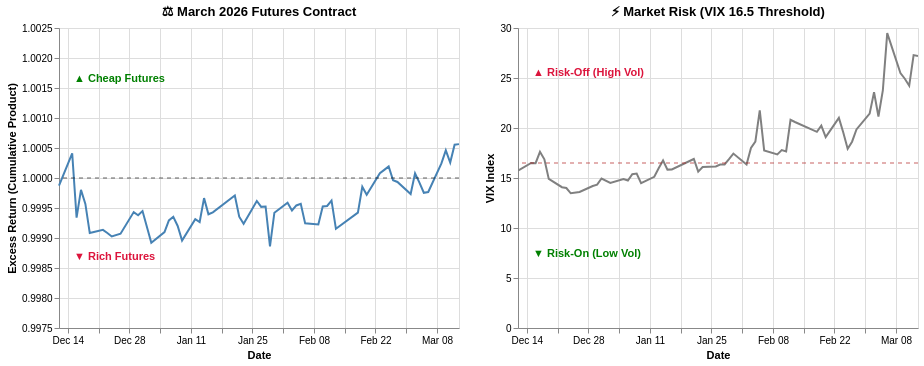

The cell this chart's notebook holds for it:
### Markdown cell above
### 🌪️ The March 2026 Contract: A Dramatic Regime Shift

**What are we observing?**
The March 2026 contract presents a stark tale of two completely different market regimes. Throughout late December and January, the VIX remained suppressed below the 16.5 threshold in a clear "Risk-On" environment. During this period of calm, the cumulative excess return actually dragged below the baseline into "Rich Futures" territory, bottoming out near 0.9990. However, as we move into late February and March, the VIX violently explodes toward 30. In exact tandem with this volatility spike, the cumulative excess return rapidly reverses course, crossing back over the 1.0 baseline and climbing into "Cheap Futures" territory to peak near 1.0005.

### Code cell
# Results March 2026 contract: Dec 12, 2025-Mar. 12, 2026
mar_graph=create_arb_vix(start='2025-12-12',end='2026-03-13')
display(plot_contract_arb_band(mar_graph,'March 2026 Futures Contract',return_domain=[0.9975, 1.0025]))

### Figure 1 — Vega-Lite specification as saved in the notebook (floating-point values rounded to 4 significant figures)
{"config": {"view": {"continuousWidth": 300, "continuousHeight": 300}}, "hconcat": [{"layer": [{"data": {"name": "data-3adb67e86c77582d378dff9ddba011a5"}, "mark": {"type": "line", "color": "steelblue", "strokeWidth": 2}, "encoding": {"tooltip": [{"field": "date", "type": "temporal"}, {"field": "Cumulative Excess Return", "type": "quantitative"}], "x": {"field": "date", "title": "Date", "type": "temporal"}, "y": {"field": "Cumulative Excess Return", "scale": {"domain": [0.9975, 1.002]}, "title": "Excess Return (Cumulative Product)", "type": "quantitative"}}}, {"data": {"name": "data-62270e77d641448c13ff0a9fcf3e6578"}, "mark": {"type": "rule", "color": "black", "opacity": 0.6, "strokeDash": [4, 4]}, "encoding": {"y": {"field": "y", "type": "quantitative"}}}, {"data": {"name": "data-eff59cf18cc3814fde91dcec70aa6619"}, "mark": {"type": "text", "align": "left", "baseline": "top", "color": "green", "dx": 5, "fontWeight": "bold"}, "encoding": {"text": {"field": "text", "type": "nominal"}, "x": {"value": 10}, "y": {"field": "y", "type": "quantitative"}}}, {"data": {"name": "data-ea860c1f14a9138209690e6fa5f7b93e"}, "mark": {"type": "text", "align": "left", "baseline": "bottom", "color": "crimson", "dx": 5, "fontWeight": "bold"}, "encoding": {"text": {"field": "text", "type": "nominal"}, "x": {"value": 10}, "y": {"field": "y", "type": "quantitative"}}}], "height": 300, "title": "⚖️ March 2026 Futures Contract", "width": 400}, {"layer": [{"data": {"name": "data-3adb67e86c77582d378dff9ddba011a5"}, "mark": {"type": "line", "color": "gray", "strokeWidth": 2}, "encoding": {"tooltip": [{"field": "date", "type": "temporal"}, {"field": "VIX", "type": "quantitative"}], "x": {"field": "date", "title": "Date", "type": "temporal"}, "y": {"field": "VIX", "scale": {"domain": [1, 30]}, "title": "VIX Index", "type": "quantitative"}}, "name": "view_6d4375d2802e1146_1"}, {"data": {"name": "data-36ce8cf7b9b85712b0e5da6a8d4c123f"}, "mark": {"type": "rule", "color": "firebrick", "opacity": 0.7, "strokeDash": [4, 4]}, "encoding": {"y": {"field": "y", "type": "quantitative"}}}, {"data": {"name": "data-e1693b16d8edb1761d863943e923bf84"}, "mark": {"type": "text", "align": "left", "baseline": "bottom", "color": "crimson", "dx": 5, "fontWeight": "bold"}, "encoding": {"text": {"field": "text", "type": "nominal"}, "x": {"value": 10}, "y": {"field": "y", "type": "quantitative"}}}, {"data": {"name": "data-7e10542b402220f02c931d4ac3477b9e"}, "mark": {"type": "text", "align": "left", "baseline": "top", "color": "green", "dx": 5, "fontWeight": "bold"}, "encoding": {"text": {"field": "text", "type": "nominal"}, "x": {"value": 10}, "y": {"field": "y", "type": "quantitative"}}}], "height": 300, "title": "⚡ Market Risk (VIX 16.5 Threshold)", "width": 400}], "params": [{"name": "param_db82be42624d4632", "select": {"type": "interval", "encodings": ["x"]}, "bind": "scales", "views": ["view_6d4375d2802e1146_1"]}], "$schema": "https://vega.github.io/schema/vega-lite/v6.4.1.json", "datasets": {"data-3adb67e86c77582d378dff9ddba011a5": [{"date": "2025-12-12T00:00:00", "Cumulative Excess Return": 0.9999, "VIX": 15.74}, {"date": "2025-12-15T00:00:00", "Cumulative Excess Return": 1.0, "VIX": 16.5}, {"date": "2025-12-16T00:00:00", "Cumulative Excess Return": 0.9993, "VIX": 16.48}, {"date": "2025-12-17T00:00:00", "Cumulative Excess Return": 0.9998, "VIX": 17.62}, {"date": "2025-12-18T00:00:00", "Cumulative Excess Return": 0.9996, "VIX": 16.87}, {"date": "2025-12-19T00:00:00", "Cumulative Excess Return": 0.9991, "VIX": 14.91}, {"date": "2025-12-22T00:00:00", "Cumulative Excess Return": 0.9991, "VIX": 14.08}, {"date": "2025-12-23T00:00:00", "Cumulative Excess Return": 0.9991, "VIX": 14.0}, {"date": "2025-12-24T00:00:00", "Cumulative Excess Return": 0.999, "VIX": 13.47}, {"date": "2025-12-26T00:00:00", "Cumulative Excess Return": 0.9991, "VIX": 13.6}, {"date": "2025-12-29T00:00:00", "Cumulative Excess Return": 0.9994, "VIX": 14.2}, {"date": "2025-12-30T00:00:00", "Cumulative Excess Return": 0.9994, "VIX": 14.33}, {"date": "2025-12-31T00:00:00", "Cumulative Excess Return": 0.9994, "VIX": 14.95}, {"date": "2026-01-02T00:00:00", "Cumulative Excess Return": 0.9989, "VIX": 14.51}, {"date": "2026-01-05T00:00:00", "Cumulative Excess Return": 0.9991, "VIX": 14.9}, {"date": "2026-01-06T00:00:00", "Cumulative Excess Return": 0.9993, "VIX": 14.75}, {"date": "2026-01-07T00:00:00", "Cumulative Excess Return": 0.9994, "VIX": 15.38}, {"date": "2026-01-08T00:00:00", "Cumulative Excess Return": 0.9992, "VIX": 15.45}, {"date": "2026-01-09T00:00:00", "Cumulative Excess Return": 0.999, "VIX": 14.49}, {"date": "2026-01-12T00:00:00", "Cumulative Excess Return": 0.9993, "VIX": 15.12}, {"date": "2026-01-13T00:00:00", "Cumulative Excess Return": 0.9993, "VIX": 15.98}, {"date": "2026-01-14T00:00:00", "Cumulative Excess Return": 0.9997, "VIX": 16.75}, {"date": "2026-01-15T00:00:00", "Cumulative Excess Return": 0.9994, "VIX": 15.84}, {"date": "2026-01-16T00:00:00", "Cumulative Excess Return": 0.9994, "VIX": 15.86}, {"date": "2026-01-21T00:00:00", "Cumulative Excess Return": 0.9997, "VIX": 16.9}, {"date": "2026-01-22T00:00:00", "Cumulative Excess Return": 0.9994, "VIX": 15.64}, {"date": "2026-01-23T00:00:00", "Cumulative Excess Return": 0.9992, "VIX": 16.09}, {"date": "2026-01-26T00:00:00", "Cumulative Excess Return": 0.9996, "VIX": 16.15}, {"date": "2026-01-27T00:00:00", "Cumulative Excess Return": 0.9995, "VIX": 16.35}, {"date": "2026-01-28T00:00:00", "Cumulative Excess Return": 0.9995, "VIX": 16.35}, {"date": "2026-01-29T00:00:00", "Cumulative Excess Return": 0.9989, "VIX": 16.88}, {"date": "2026-01-30T00:00:00", "Cumulative Excess Return": 0.9994, "VIX": 17.44}, {"date": "2026-02-02T00:00:00", "Cumulative Excess Return": 0.9996, "VIX": 16.34}, {"date": "2026-02-03T00:00:00", "Cumulative Excess Return": 0.9995, "VIX": 18.0}, {"date": "2026-02-04T00:00:00", "Cumulative Excess Return": 0.9995, "VIX": 18.64}, {"date": "2026-02-05T00:00:00", "Cumulative Excess Return": 0.9996, "VIX": 21.77}, {"date": "2026-02-06T00:00:00", "Cumulative Excess Return": 0.9992, "VIX": 17.76}, {"date": "2026-02-09T00:00:00", "Cumulative Excess Return": 0.9992, "VIX": 17.36}, {"date": "2026-02-10T00:00:00", "Cumulative Excess Return": 0.9995, "VIX": 17.79}, {"date": "2026-02-11T00:00:00", "Cumulative Excess Return": 0.9995, "VIX": 17.65}, {"date": "2026-02-12T00:00:00", "Cumulative Excess Return": 0.9996, "VIX": 20.82}, {"date": "2026-02-13T00:00:00", "Cumulative Excess Return": 0.9992, "VIX": 20.6}, {"date": "2026-02-18T00:00:00", "Cumulative Excess Return": 0.9994, "VIX": 19.62}, {"date": "2026-02-19T00:00:00", "Cumulative Excess Return": 0.9999, "VIX": 20.23}, {"date": "2026-02-20T00:00:00", "Cumulative Excess Return": 0.9997, "VIX": 19.09}, {"date": "2026-02-23T00:00:00", "Cumulative Excess Return": 1.0, "VIX": 21.01}, {"date": "2026-02-24T00:00:00", "Cumulative Excess Return": 1.0, "VIX": 19.55}, {"date": "2026-02-25T00:00:00", "Cumulative Excess Return": 1.0, "VIX": 17.93}, {"date": "2026-02-26T00:00:00", "Cumulative Excess Return": 1.0, "VIX": 18.63}, {"date": "2026-02-27T00:00:00", "Cumulative Excess Return": 0.9999, "VIX": 19.86}, {"date": "2026-03-02T00:00:00", "Cumulative Excess Return": 0.9997, "VIX": 21.44}, {"date": "2026-03-03T00:00:00", "Cumulative Excess Return": 1.0, "VIX": 23.57}, {"date": "2026-03-04T00:00:00", "Cumulative Excess Return": 0.9999, "VIX": 21.15}, {"date": "2026-03-05T00:00:00", "Cumulative Excess Return": 0.9998, "VIX": 23.75}, {"date": "2026-03-06T00:00:00", "Cumulative Excess Return": 0.9998, "VIX": 29.49}, {"date": "2026-03-09T00:00:00", "Cumulative Excess Return": 1.0, "VIX": 25.5}, {"date": "2026-03-10T00:00:00", "Cumulative Excess Return": 1.0, "VIX": 24.93}, {"date": "2026-03-11T00:00:00", "Cumulative Excess Return": 1.0, "VIX": 24.23}, {"date": "2026-03-12T00:00:00", "Cumulative Excess Return": 1.001, "VIX": 27.29}, {"date": "2026-03-13T00:00:00", "Cumulative Excess Return": 1.001, "VIX": 27.19}], "data-62270e77d641448c13ff0a9fcf3e6578": [{"y": 1.0}], "data-eff59cf18cc3814fde91dcec70aa6619": [{"y": 1.002, "text": "▲ Cheap Futures"}], "data-ea860c1f14a9138209690e6fa5f7b93e": [{"y": 0.9986, "text": "▼ Rich Futures"}], "data-36ce8cf7b9b85712b0e5da6a8d4c123f": [{"y": 16.5}], "data-e1693b16d8edb1761d863943e923bf84": [{"y": 25, "text": "▲ Risk-Off (High Vol)"}], "data-7e10542b402220f02c931d4ac3477b9e": [{"y": 8, "text": "▼ Risk-On (Low Vol)"}]}}
